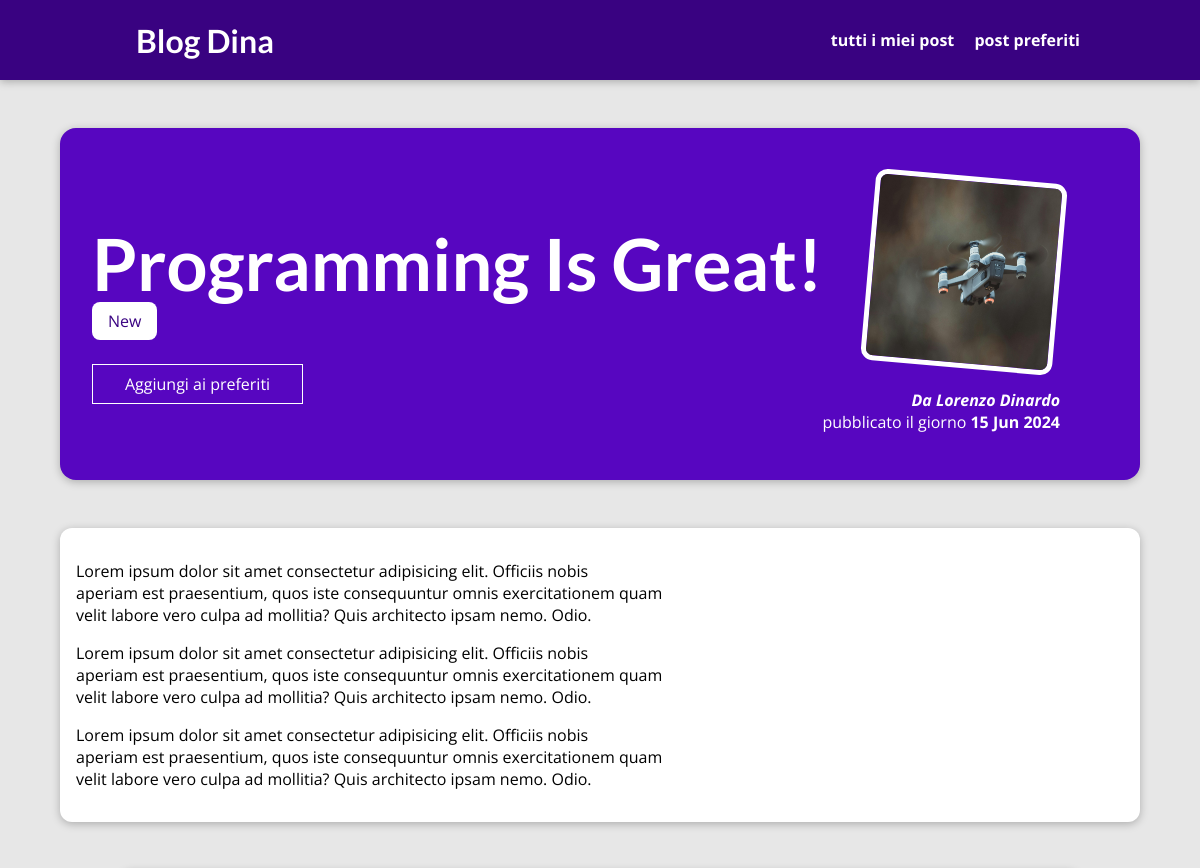
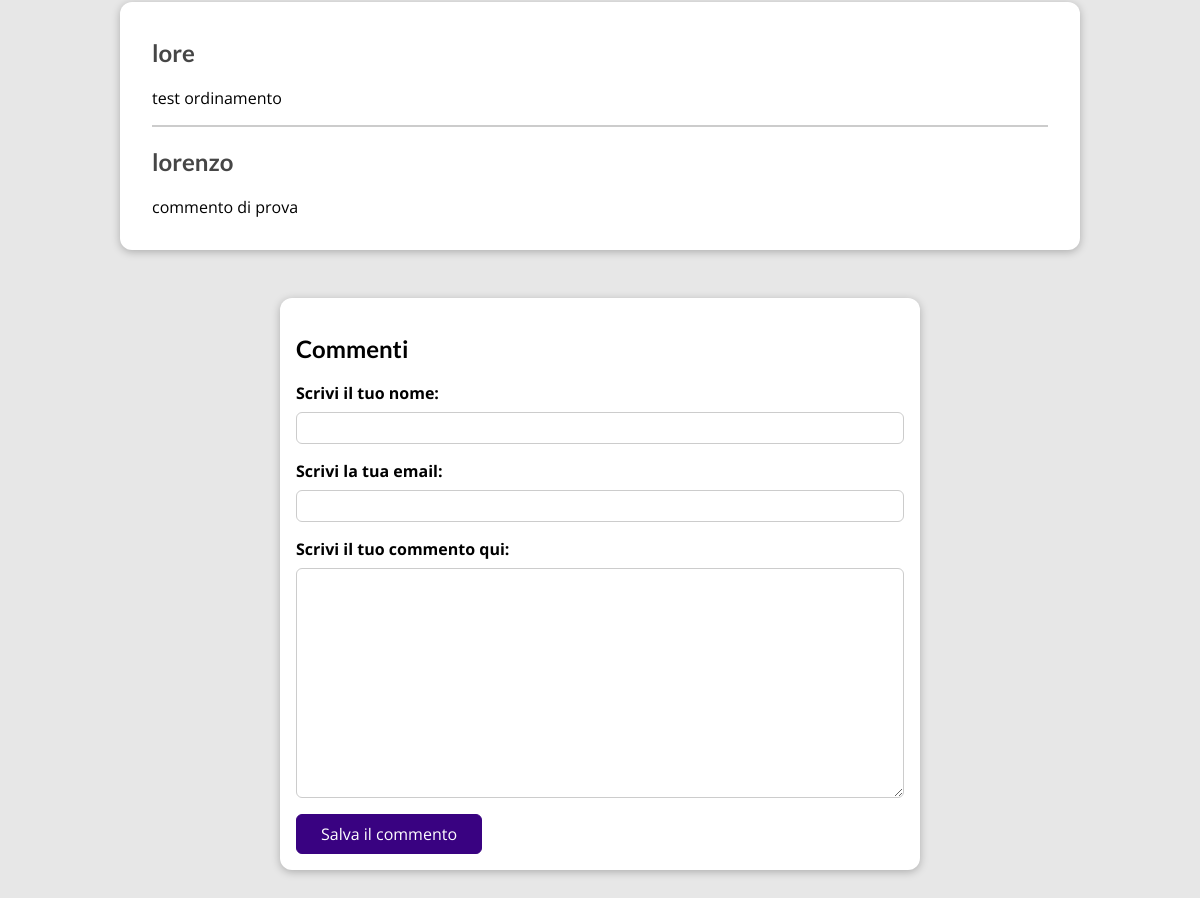
The page /posts/programming-is-great on the database its author committed (2 pictures, top to bottom).
### blog/models.py (models this page shows, shortened)
class Post(models.Model):
    title = models.CharField(max_length=150)
    exerpt = models.CharField(max_length=200)
    image = models.ImageField(upload_to="posts", null=True)
    date = models.DateField(auto_now=True)
    slug = models.SlugField(unique=True, db_index=True, blank=True, null=True)
    content = models.TextField(validators=[MinLengthValidator(10)])
    author = models.ForeignKey(Author, on_delete=models.SET_NULL, null=True, related_name="posts")
    tags = models.ManyToManyField(Tag)

class Tag(models.Model):
    caption = models.CharField(max_length=20)

class Author(models.Model):
    user = models.OneToOneField(User, on_delete=models.CASCADE, null=True, blank=True)
    first_name = models.CharField(max_length=100)
    last_name = models.CharField(max_length=100)
    email_address = models.EmailField()
    def full_name(self):
        return f"{self.first_name} {self.last_name}"
    def __str__(self):
        return self.full_name()

class Comment(models.Model):
    user_name = models.CharField(max_length=120)
    user_email = models.EmailField()
    text = models.TextField(max_length=400)
    post = models.ForeignKey(Post, on_delete=models.CASCADE, related_name="comments")

### blog/views.py (the view)
# urls.py: path('posts/<slug:slug>', views.SinglePostView.as_view(), name='post-detail-page'),
class SinglePostView(View):
    def is_stored_post(self, request,post_id):
        stored_posts = request.session.get("stored_posts")
        if stored_posts is not None:
            is_saved = post_id in stored_posts
        else:
            is_saved = False
        return is_saved
    template_name = "blog/post-detail.html"
    model = Post
    def get(self, request, slug):
        post = Post.objects.get(slug=slug)
        context = {
           "post": post,
           "post_tags": post.tags.all(),
           "comment_form": CommentForm(),
           "comments": post.comments.all().order_by("-id"),
           "saved": self.is_stored_post(request, post.id)
        }
        return render(request,"blog/post-detail.html", context)
    def post(self, request, slug):
        comment_form = CommentForm(request.POST)
        post = Post.objects.get(slug=slug)
        if comment_form.is_valid():
            comment = comment_form.save(commit = False)
            comment.post = post
            comment.save()
            return HttpResponseRedirect(reverse("post-detail-page", args = [slug]))
        context = {
            "post": post,
            "post_tags": post.tags.all(),
            "comment_form": CommentForm,
            "comments": post.comments.all().order_by("-id"),
            "saved": self.is_stored_post(request, post.id)
        }
        return render(request,"blog/post-detail.html",context)

### blog/form.py
class CommentForm(forms.ModelForm):
    class Meta:
        model = Comment
        exclude = ["post"]
        labels ={
            "user_name": "Scrivi il tuo nome",
            "user_email": "Scrivi la tua email",
            "text": "Scrivi il tuo commento qui"
        }

### blog/templates/blog/post-detail.html (shortened to what this page needs)
{%extends "prova.html" %}
{% load static  %}
{% block css_files %}
<link rel="stylesheet" href="{% static "blog/post-detail.css" %}" />
{% endblock %}
{% block content %}
<header id="main-navigation">
    <h1><a href="{% url "starting-page"%}">Blog Dina</a></h1>
    <nav>
        <a href ="{% url "posts-page" %}"> tutti i miei post </a>
        <a href ="{% url "read-later" %}"> post preferiti </a>
    </nav>
</header>
<section id="summary">
    <h2>{{post.title}}</h2>
    <div>{%for tag in post_tags%}
        <span class= "tag">{{tag.caption}}</span>
        {% endfor %}
    </div>
<div id ="read-later">
    <form action="{% url "read-later" %}" method="POST">
        <button>
{% if saved %}
            Rimuovi dai preferiti
{% else %}
        Aggiungi ai preferiti
{% endif%}
        </button>
    </form>
</div>
        <article>
            <img src ="{{post.image.url}}" alt="Post Title" />
            <address>Da <a href="mailto:{{post.author.email_address}}">{{post.author}}</a></address>
            <div>
                pubblicato il giorno <time>{{post.date|date:"d M Y"}}</time>
        </article>
    </section>
    <main>
        <p> {{post.content|linebreaks}} </p>
    </main>
<section id = "comments">
    <ul>
        {% for comment in comments %}
        <li>
            <h2>{{ comment.user_name }}</h2>
            <p>{{ comment.text|linebreaks }}</p>
        </li>
        {% endfor %}
    </ul>
</section>
    <section id="comment-form">
        <h2>Commenti</h2>
        <form action ="{% url "post-detail-page" post.slug%}" method = "POST">
            {% for form_field in comment_form %}
            <div class="form-control {% if form_field.errors %} invalid {% endif %}">
                {{form_field.label_tag}}
                {{form_field}}
            </div>
            {% endfor %}
            <button> Salva il commento</button>
        </form>
    </section>
{% endblock %}

### static/app.css (style rules this page uses)
* { box-sizing: border-box; }
html { font-family: 'Open Sans', 'Lato', sans-serif; }
body { margin: 0; }
h1, h2, h3 { font-family: 'Lato', sans-serif; font-weight: bold; }
#main-navigation { width: 100%; height: 5rem; display: flex; justify-content: space-between; align-items: center; padding: 0 10%; position: absolute; top: 0; left: 0; }
#main-navigation a { text-decoration: none; color: white; font-weight: bold; margin-left:1rem; }

### blog/static/blog/post-detail.css (style rules this page uses)
body { background-color: #e7e7e7; }
#main-navigation { background-color: #390281; box-shadow: 0 2px 8px rgba(0, 0, 0, 0.25); }
#summary { margin: 8rem auto 3rem auto; padding: 2rem; width: 90%; max-width: 90rem; border-radius: 16px; background-color: #5706c0; position: relative; box-shadow: 0 2px 8px rgba(0, 0, 0, 0.25); height: 22rem; }
#summary h2 { color: white; font-size: 4.5rem; margin-bottom: 0.25rem; }
#summary article { position: absolute; top: 2rem; right: 3rem; padding: 1rem 2rem; border-radius: 12px; text-align: right; color: white; }
#summary article img { width: 12rem; height: 12rem; border-radius: 12px; transform: rotateZ(5deg); border: 5px solid white; margin-bottom: 1rem; }
#summary address { font-weight: bold; }
#summary a { color: white; text-decoration: none; }
#summary time { font-weight: bold; }
#read-later { margin: 2rem 0; }
#read-later button { background-color: transparent; border: 1px solid white; padding: 0.5rem 2rem; font: inherit; color: white; cursor: pointer; }
main { width: 90%; max-width: 90rem; margin: 3rem auto; background-color: white; padding: 1rem; border-radius: 12px; box-shadow: 0 2px 8px rgba(0, 0, 0, 0.25); }
.tag { background-color: white; color: #390281; padding: 0.5rem 1rem; border-radius: 8px; }
#comment-form { margin: 3rem auto; width: 90%; max-width: 40rem; border-radius: 12px; background-color: white; box-shadow: 0 2px 8px rgba(0, 0, 0, 0.25); padding: 1rem; }
#comment-form button { font: inherit; background-color: #390281; color: white; border: 1px solid #390281; padding: 0.5rem 1.5rem; border-radius: 6px; cursor: pointer; }
.form-control { margin-bottom: 1rem; }
.form-control label { font-weight: bold; margin-bottom: 0.5rem; display: block; }
.form-control input, .form-control textarea { display: block; width: 100%; font: inherit; padding: 0.25rem; border-radius: 6px; border: 1px solid #ccc; }
#comments { margin: 3rem auto; width: 90%; max-width: 60rem; border-radius: 12px; background-color: white; box-shadow: 0 2px 8px rgba(0, 0, 0, 0.25); padding: 1rem 2rem; }
#comments ul { list-style: none; margin: 0; padding: 0; }
#comments li { margin-bottom: 1rem; border-bottom: 2px solid #ccc; }
#comments li:last-of-type { border-bottom: none; }
#comments h2 { color: #464646; }

### rows shown on the page
Post: title "Programming Is Great!", image (picture), author "Lorenzo Dinardo", date "15 Jun 2024", content "Lorem ipsum dolor sit amet consectetur adipisicing elit. Officiis nobis aperiam est praesentium, quos iste consequuntur omnis exercitationem quam velit labore vero culpa ad mollitia? Quis architecto ipsam nemo. Odio. Lorem ipsum dolor sit amet consectetur adipisicing elit. Officiis nobis aperiam est praesentium, quos iste consequuntur omnis exercitationem quam velit labore vero culpa ad mollitia? Quis architecto ipsam nemo. Odio. Lorem ipsum dolor sit amet consectetur adipisicing elit. Officiis nobis aperiam est praesentium, quos iste consequuntur omnis exercitationem quam velit labore vero culpa ad mollitia? Quis architecto ipsam nemo. Odio."
Tag: caption "New"
Comment: user_name "lore", text "test ordinamento"
Comment: user_name "lorenzo", text "commento di prova"
